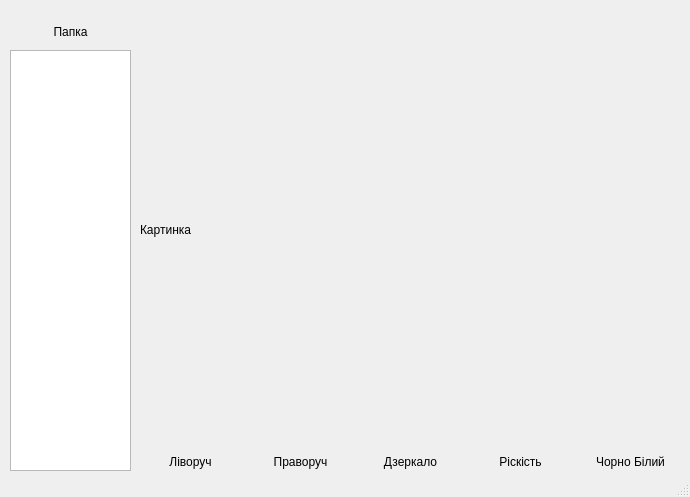
<?xml version="1.0" encoding="UTF-8"?>
<ui version="4.0">
 <class>MainWindow</class>
 <widget class="QMainWindow" name="MainWindow">
  <property name="geometry">
   <rect>
    <x>0</x>
    <y>0</y>
    <width>690</width>
    <height>497</height>
   </rect>
  </property>
  <property name="windowTitle">
   <string>MainWindow</string>
  </property>
  <property name="styleSheet">
   <string notr="true">background:'black';</string>
  </property>
  <widget class="QWidget" name="centralwidget">
   <widget class="QListWidget" name="listWidget">
    <property name="geometry">
     <rect>
      <x>10</x>
      <y>50</y>
      <width>121</width>
      <height>421</height>
     </rect>
    </property>
    <property name="styleSheet">
     <string notr="true">background:'orange';</string>
    </property>
   </widget>
   <widget class="QPushButton" name="pushButton">
    <property name="geometry">
     <rect>
      <x>20</x>
      <y>20</y>
      <width>101</width>
      <height>23</height>
     </rect>
    </property>
    <property name="styleSheet">
     <string notr="true">background:'orange';
border-radius:10px</string>
    </property>
    <property name="text">
     <string>Папка</string>
    </property>
   </widget>
   <widget class="QLabel" name="label">
    <property name="geometry">
     <rect>
      <x>140</x>
      <y>220</y>
      <width>51</width>
      <height>20</height>
     </rect>
    </property>
    <property name="styleSheet">
     <string notr="true">background:'orange';
border-radius:10px</string>
    </property>
    <property name="text">
     <string>Картинка</string>
    </property>
   </widget>
   <widget class="QPushButton" name="pushButton_2">
    <property name="geometry">
     <rect>
      <x>140</x>
      <y>450</y>
      <width>101</width>
      <height>23</height>
     </rect>
    </property>
    <property name="styleSheet">
     <string notr="true">background:'orange';
border-radius:10px</string>
    </property>
    <property name="text">
     <string>Ліворуч</string>
    </property>
   </widget>
   <widget class="QPushButton" name="pushButton_3">
    <property name="geometry">
     <rect>
      <x>250</x>
      <y>450</y>
      <width>101</width>
      <height>23</height>
     </rect>
    </property>
    <property name="styleSheet">
     <string notr="true">background:'orange';
border-radius:10px</string>
    </property>
    <property name="text">
     <string>Праворуч</string>
    </property>
   </widget>
   <widget class="QPushButton" name="pushButton_4">
    <property name="geometry">
     <rect>
      <x>360</x>
      <y>450</y>
      <width>101</width>
      <height>23</height>
     </rect>
    </property>
    <property name="styleSheet">
     <string notr="true">background:'orange';
border-radius:10px</string>
    </property>
    <property name="text">
     <string>Дзеркало</string>
    </property>
   </widget>
   <widget class="QPushButton" name="pushButton_5">
    <property name="geometry">
     <rect>
      <x>470</x>
      <y>450</y>
      <width>101</width>
      <height>23</height>
     </rect>
    </property>
    <property name="styleSheet">
     <string notr="true">background:'orange';
border-radius:10px</string>
    </property>
    <property name="text">
     <string>Ріскість</string>
    </property>
   </widget>
   <widget class="QPushButton" name="pushButton_6">
    <property name="geometry">
     <rect>
      <x>580</x>
      <y>450</y>
      <width>101</width>
      <height>23</height>
     </rect>
    </property>
    <property name="styleSheet">
     <string notr="true">background:'orange';
border-radius:10px</string>
    </property>
    <property name="text">
     <string>Чорно Білий</string>
    </property>
   </widget>
  </widget>
  <widget class="QStatusBar" name="statusbar"/>
 </widget>
 <resources/>
 <connections/>
</ui>
